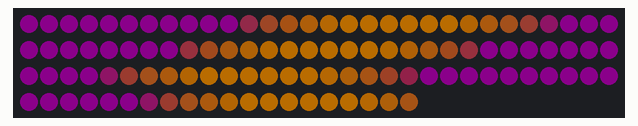
Simulated run of this sketch. Board: Arduino Uno, built with avr-gcc and run on an emulated ATmega328P. On the bench: 110 RGB LEDs in strip order, left to right, continuing on the next row. Dim RGB values are drawn brighter than linear.

Above: at 3.16 s.
At 7.73 s:
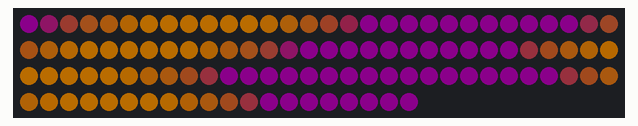
At 12.3 s:
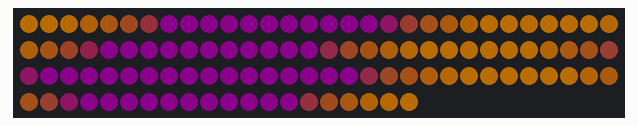
At 23.44 s:
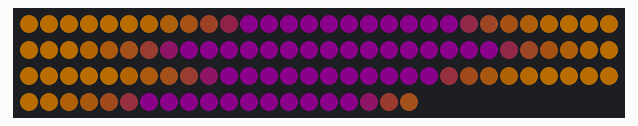
At 31.98 s:
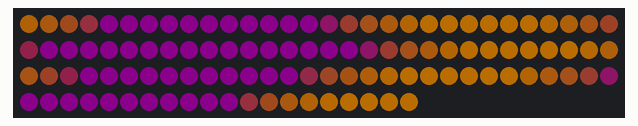
At 39.9 s:
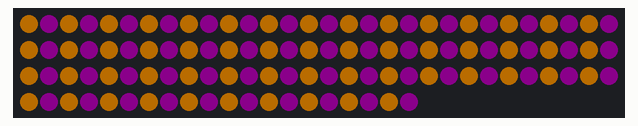

The sketch:

LED_Cape.ino
```cpp
/*
 * Uses FastLED library:
 * https://github.com/FastLED/FastLED/archive/v3.1.0.zip
 * Extract zip contents to arduino sketchbook/libraries
*/
#include <FastLED.h>

#define LED_PIN     2
#define NUM_LEDS    110
#define BRIGHTNESS  70
#define LED_TYPE    WS2811
#define COLOR_ORDER GRB

CRGB leds[NUM_LEDS];
int UPDATES_PER_SECOND = 100;
int timePerRoutine = 10000;

CRGB purple(41, 0, 41);
CRGB yellow(255, 149, 0);
CRGBPalette16 chasePallet = CRGBPalette16(
                                   purple, purple, purple, yellow,
                                   yellow, purple, purple, purple,
                                   yellow, yellow, purple, purple,
                                   purple, yellow, yellow, purple );

boolean primaryIsPurple = false;

void setup() {

    delay( 3000 );
    FastLED.addLeds<LED_TYPE, LED_PIN, COLOR_ORDER>(leds, NUM_LEDS).setCorrection( TypicalLEDStrip );
    FastLED.setBrightness(BRIGHTNESS);

}


void loop(){

  chase(timePerRoutine);
  alternate(timePerRoutine);

}

//VISIBLE ROUTINES

void chase(int timeout){

  long start = millis();

  while((millis() - start) < timeout){

    UPDATES_PER_SECOND = 100;
    static uint8_t startIndex = 0;
    startIndex = startIndex + 1;

    moveChase(startIndex);

    FastLED.show();
    FastLED.delay(1000 / UPDATES_PER_SECOND);

  }

}

void alternate(int timeout){

  long start = millis();

  while((millis() - start) < timeout){

    UPDATES_PER_SECOND = 10;

    if(primaryIsPurple){

      yellowPrimary();
      primaryIsPurple = false;

    }else{

      purplePrimary();
      primaryIsPurple = true;

    }

    FastLED.show();
    FastLED.delay(1000 / UPDATES_PER_SECOND);

  }

}

//BACKEND FUNCTIONS

void moveChase(uint8_t colorIndex){

  uint8_t brightness = 255;

  for( int i = 0; i < NUM_LEDS; i++) {

      leds[i] = ColorFromPalette( chasePallet, colorIndex, brightness, LINEARBLEND);
      colorIndex += 3;

  }

}

void purplePrimary(){

  for(int i = 0; i < NUM_LEDS; i+=2){

    leds[i] = CRGB(41, 0, 41);

  }

  for(int i = 1; i < NUM_LEDS; i+=2){

    leds[i] = CRGB(255, 149, 0);

  }

}

void yellowPrimary(){

  for(int i = 1; i < NUM_LEDS; i+=2){

    leds[i] = purple;

  }

  for(int i = 0; i < NUM_LEDS; i+=2){

    leds[i] = CRGB(255, 149, 0);

  }

}
```
